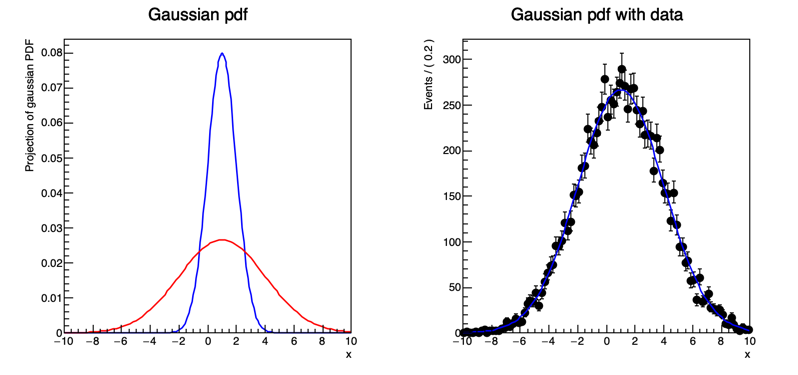

Recreate this plot in Python.
import ROOT

# Set up model
# ---------------------
# Declare variables x,mean,sigma with associated name, title, initial
# value and allowed range
x = ROOT.RooRealVar("x", "x", -10, 10)
mean = ROOT.RooRealVar("mean", "mean of gaussian", 1, -10, 10)
sigma = ROOT.RooRealVar("sigma", "width of gaussian", 1, 0.1, 10)

# Build gaussian pdf in terms of x,mean and sigma
gauss = ROOT.RooGaussian("gauss", "gaussian PDF", x, mean, sigma)

# Construct plot frame in 'x'
xframe = x.frame(Title="Gaussian pdf")  # RooPlot

# Plot model and change parameter values
# ---------------------------------------------------------------------------
# Plot gauss in frame (i.e. in x)
gauss.plotOn(xframe)

# Change the value of sigma to 3
sigma.setVal(3)

# Plot gauss in frame (i.e. in x) and draw frame on canvas
gauss.plotOn(xframe, LineColor="r")

# Generate events
# -----------------------------
# Generate a dataset of 1000 events in x from gauss
data = gauss.generate({x}, 10000)  # ROOT.RooDataSet

# Make a second plot frame in x and draw both the
# data and the pdf in the frame
xframe2 = x.frame(Title="Gaussian pdf with data")  # RooPlot
data.plotOn(xframe2)
gauss.plotOn(xframe2)

# Fit model to data
# -----------------------------
# Fit pdf to data
gauss.fitTo(data, PrintLevel=-1)

# Print values of mean and sigma (that now reflect fitted values and
# errors)
mean.Print()
sigma.Print()

# Draw all frames on a canvas
c = ROOT.TCanvas("rf101_basics", "rf101_basics", 800, 400)
c.Divide(2)
c.cd(1)
ROOT.gPad.SetLeftMargin(0.15)
xframe.GetYaxis().SetTitleOffset(1.6)
xframe.Draw()
c.cd(2)
ROOT.gPad.SetLeftMargin(0.15)
xframe2.GetYaxis().SetTitleOffset(1.6)
xframe2.Draw()

c.SaveAs("rf101_basics.png")
